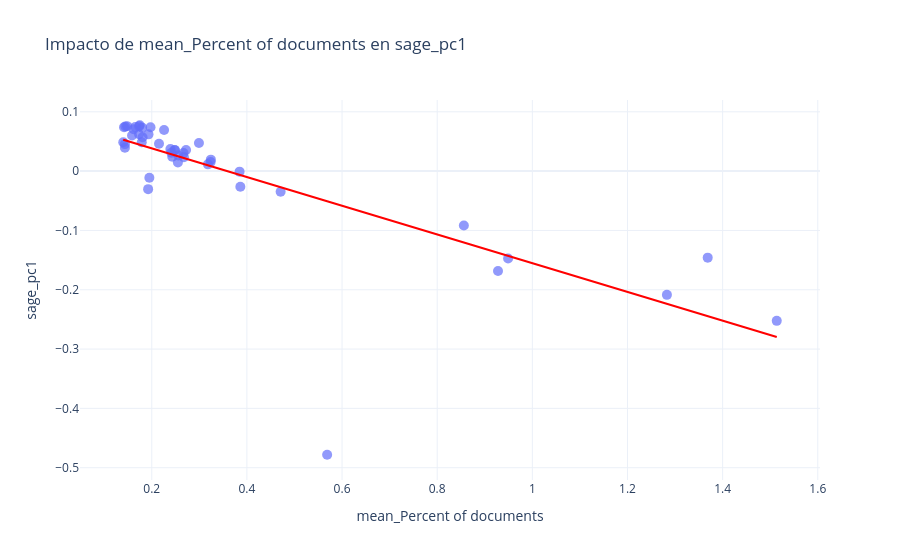

The notebook cell this image was saved under:
### Code cell
df_all = stat_analysis.cargar_y_unir_datos(cfg.LEVEL) #cargamos y preparamos los datos
#Exploración visual inicial
stat_viz.plot_dispersion_ols(df_all, 'mean_Percent of documents', 'sage_pc1')
# Los candidatos son exactamente los features definidos para hacer el embedding de sage
features_candidatas = [f"mean_{tupla[1]}" for tupla in global_cfg.FEATURES] # Extraemos el segundo elemento de la tupla (tupla[1]) y le pegamos "mean_"
stat_viz.plot_matriz_features(df_all, features_candidatas)

### Figure 1 — Plotly figure (JSON) as saved in the notebook; plotly's stock layout.template omitted (floating-point values rounded to 4 significant figures)
{"data": [{"customdata": [[1980], [1981], [1982], [1983], [1984], [1985], [1986], [1987], [1988], [1989], [1990], [1991], [1992], [1993], [1994], [1995], [1996], [1997], [1998], [1999], [2000], [2001], [2002], [2003], [2004], [2005], [2006], [2007], [2008], [2009], [2010], [2011], [2012], [2013], [2014], [2015], [2016], [2017], [2018], [2019], [2020], [2021], [2022], [2023], [2024]], "hovertemplate": "mean_Percent of documents=%{x}<br>sage_pc1=%{y}<br>year=%{customdata[0]}<extra></extra>", "legendgroup": "", "marker": {"color": "#636efa", "opacity": 0.7, "size": 10, "symbol": "circle"}, "mode": "markers", "name": "", "orientation": "v", "showlegend": false, "type": "scatter", "x": [0.9279, 1.369, 1.514, 0.949, 1.283, 0.8561, 0.3238, 0.4709, 0.2992, 0.3846, 0.2721, 0.3242, 0.2259, 0.318, 0.3862, 0.1932, 0.2487, 0.2482, 0.2668, 0.2392, 0.2549, 0.2431, 0.2559, 0.2413, 0.1798, 0.2676, 0.1748, 0.1735, 0.179, 0.2153, 0.1481, 0.1974, 0.1619, 0.1417, 0.1733, 0.1807, 0.1445, 0.1585, 0.1656, 0.1401, 0.1436, 0.1436, 0.195, 0.1924, 0.5687], "xaxis": "x", "y": [-0.1684, -0.1459, -0.2524, -0.1473, -0.2086, -0.09162, 0.01522, -0.03487, 0.04729, -0.0009052, 0.03571, 0.01932, 0.06944, 0.01141, -0.02648, 0.06196, 0.03537, 0.03552, 0.03054, 0.03724, 0.01469, 0.02421, 0.02623, 0.03093, 0.0733, 0.02333, 0.07732, 0.07552, 0.04874, 0.04605, 0.0758, 0.07398, 0.0706, 0.07407, 0.06206, 0.05705, 0.07527, 0.05999, 0.07458, 0.04856, 0.04556, 0.03925, -0.0111, -0.03039, -0.4781], "yaxis": "y"}, {"hovertemplate": "<b>OLS trendline</b><br>sage_pc1 = -0.242047 * mean_Percent of documents + 0.0868114<br>R<sup>2</sup>=0.578895<br><br>mean_Percent of documents=%{x}<br>sage_pc1=%{y} <b>(trend)</b><extra></extra>", "legendgroup": "", "line": {"color": "red"}, "marker": {"color": "#636efa", "opacity": 0.7, "size": 10, "symbol": "circle"}, "mode": "lines", "name": "", "showlegend": false, "type": "scatter", "x": [0.1401, 0.1417, 0.1436, 0.1436, 0.1445, 0.1481, 0.1585, 0.1619, 0.1656, 0.1733, 0.1735, 0.1748, 0.179, 0.1798, 0.1807, 0.1924, 0.1932, 0.195, 0.1974, 0.2153, 0.2259, 0.2392, 0.2413, 0.2431, 0.2482, 0.2487, 0.2549, 0.2559, 0.2668, 0.2676, 0.2721, 0.2992, 0.318, 0.3238, 0.3242, 0.3846, 0.3862, 0.4709, 0.5687, 0.8561, 0.9279, 0.949, 1.283, 1.369, 1.514], "xaxis": "x", "y": [0.0529, 0.05251, 0.05205, 0.05205, 0.05184, 0.05097, 0.04844, 0.04764, 0.04673, 0.04485, 0.04482, 0.04451, 0.04348, 0.0433, 0.04308, 0.04024, 0.04005, 0.03962, 0.03903, 0.03471, 0.03213, 0.02892, 0.02841, 0.02798, 0.02673, 0.02662, 0.0251, 0.02488, 0.02224, 0.02204, 0.02094, 0.01439, 0.009829, 0.008448, 0.008332, -0.006281, -0.006676, -0.02717, -0.05084, -0.1204, -0.1378, -0.1429, -0.2237, -0.2445, -0.2796], "yaxis": "y"}], "layout": {"legend": {"tracegroupgap": 0}, "title": {"text": "Impacto de mean_Percent of documents en sage_pc1"}, "xaxis": {"anchor": "y", "domain": [0, 1], "title": {"text": "mean_Percent of documents"}}, "yaxis": {"anchor": "x", "domain": [0, 1], "title": {"text": "sage_pc1"}}}}
